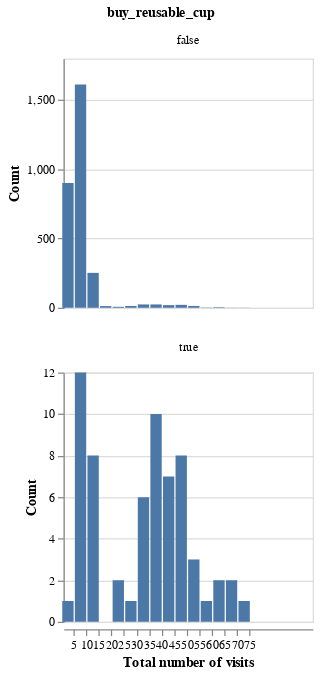

The cell this chart's notebook holds for it:
### Code cell
reusable_cup_viz = alt.Chart(reusable_cup_viz_df).mark_bar().encode(
    alt.X('total_visits').title(
        "Total number of visits"
    ).bin(
        maxbins=15
    ).scale(
        domain=(1, 100)
    ),
    alt.Y('count()').title('Count')
).transform_filter(
    (alt.datum.total_visits >= 1) & (alt.datum.total_visits <= 100)
).properties(
    height=200,
    width=200
).facet(
    'buy_reusable_cup',
    columns=1
)

reusable_cup_viz.resolve_scale(
    y='independent'
)

### Figure 1 — Vega specification as saved in the notebook (floating-point values rounded to 4 significant figures)
{"$schema": "https://vega.github.io/schema/vega/v5.json", "data": [{"name": "source_0", "values": [{"bin_maxbins_15_total_visits": 5.0, "bin_maxbins_15_total_visits_end": 10.0, "buy_reusable_cup": false, "__count": 1612}, {"bin_maxbins_15_total_visits": 10.0, "bin_maxbins_15_total_visits_end": 15.0, "buy_reusable_cup": false, "__count": 252}, {"bin_maxbins_15_total_visits": 0.0, "bin_maxbins_15_total_visits_end": 5.0, "buy_reusable_cup": false, "__count": 901}, {"bin_maxbins_15_total_visits": 30.0, "bin_maxbins_15_total_visits_end": 35.0, "buy_reusable_cup": true, "__count": 6}, {"bin_maxbins_15_total_visits": 30.0, "bin_maxbins_15_total_visits_end": 35.0, "buy_reusable_cup": false, "__count": 24}, {"bin_maxbins_15_total_visits": 40.0, "bin_maxbins_15_total_visits_end": 45.0, "buy_reusable_cup": false, "__count": 19}, {"bin_maxbins_15_total_visits": 60.0, "bin_maxbins_15_total_visits_end": 65.0, "buy_reusable_cup": false, "__count": 4}, {"bin_maxbins_15_total_visits": 45.0, "bin_maxbins_15_total_visits_end": 50.0, "buy_reusable_cup": false, "__count": 21}, {"bin_maxbins_15_total_visits": 60.0, "bin_maxbins_15_total_visits_end": 65.0, "buy_reusable_cup": true, "__count": 2}, {"bin_maxbins_15_total_visits": 5.0, "bin_maxbins_15_total_visits_end": 10.0, "buy_reusable_cup": true, "__count": 12}, {"bin_maxbins_15_total_visits": 55.0, "bin_maxbins_15_total_visits_end": 60.0, "buy_reusable_cup": true, "__count": 1}, {"bin_maxbins_15_total_visits": 45.0, "bin_maxbins_15_total_visits_end": 50.0, "buy_reusable_cup": true, "__count": 8}, {"bin_maxbins_15_total_visits": 35.0, "bin_maxbins_15_total_visits_end": 40.0, "buy_reusable_cup": false, "__count": 24}, {"bin_maxbins_15_total_visits": 55.0, "bin_maxbins_15_total_visits_end": 60.0, "buy_reusable_cup": false, "__count": 2}, {"bin_maxbins_15_total_visits": 25.0, "bin_maxbins_15_total_visits_end": 30.0, "buy_reusable_cup": false, "__count": 13}, {"bin_maxbins_15_total_visits": 50.0, "bin_maxbins_15_total_visits_end": 55.0, "buy_reusable_cup": false, "__count": 13}, {"bin_maxbins_15_total_visits": 40.0, "bin_maxbins_15_total_visits_end": 45.0, "buy_reusable_cup": true, "__count": 7}, {"bin_maxbins_15_total_visits": 70.0, "bin_maxbins_15_total_visits_end": 75.0, "buy_reusable_cup": false, "__count": 1}, {"bin_maxbins_15_total_visits": 20.0, "bin_maxbins_15_total_visits_end": 25.0, "buy_reusable_cup": true, "__count": 2}, {"bin_maxbins_15_total_visits": 15.0, "bin_maxbins_15_total_visits_end": 20.0, "buy_reusable_cup": false, "__count": 12}, {"bin_maxbins_15_total_visits": 35.0, "bin_maxbins_15_total_visits_end": 40.0, "buy_reusable_cup": true, "__count": 10}, {"bin_maxbins_15_total_visits": 10.0, "bin_maxbins_15_total_visits_end": 15.0, "buy_reusable_cup": true, "__count": 8}, {"bin_maxbins_15_total_visits": 20.0, "bin_maxbins_15_total_visits_end": 25.0, "buy_reusable_cup": false, "__count": 7}, {"bin_maxbins_15_total_visits": 50.0, "bin_maxbins_15_total_visits_end": 55.0, "buy_reusable_cup": true, "__count": 3}, {"bin_maxbins_15_total_visits": 70.0, "bin_maxbins_15_total_visits_end": 75.0, "buy_reusable_cup": true, "__count": 1}, {"bin_maxbins_15_total_visits": 0.0, "bin_maxbins_15_total_visits_end": 5.0, "buy_reusable_cup": true, "__count": 1}, {"bin_maxbins_15_total_visits": 65.0, "bin_maxbins_15_total_visits_end": 70.0, "buy_reusable_cup": false, "__count": 1}, {"bin_maxbins_15_total_visits": 25.0, "bin_maxbins_15_total_visits_end": 30.0, "buy_reusable_cup": true, "__count": 1}, {"bin_maxbins_15_total_visits": 65.0, "bin_maxbins_15_total_visits_end": 70.0, "buy_reusable_cup": true, "__count": 2}]}, {"name": "facet_domain", "values": [{"buy_reusable_cup": false, "count": 15}, {"buy_reusable_cup": true, "count": 14}]}, {"name": "facet_domain_column", "transform": [{"type": "sequence", "start": 0.0, "stop": {"signal": "min(length(data(\"facet_domain\")), 1)"}}]}], "signals": [{"name": "child_bin_maxbins_15_total_visits_bins", "value": {"fields": ["total_visits"], "fname": "bin_total_visits", "start": 0.0, "step": 5.0, "stop": 75.0}}, {"name": "child_width", "value": 200}, {"name": "child_height", "value": 200}], "marks": [{"type": "group", "name": "facet-title", "title": {"text": "buy_reusable_cup", "style": "guide-title", "offset": 10}, "role": "column-title"}, {"type": "group", "name": "column_footer", "from": {"data": "facet_domain_column"}, "encode": {"update": {"width": {"signal": "child_width"}}}, "axes": [{"scale": "x", "orient": "bottom", "title": "Total number of visits", "labelOverlap": true, "zindex": 0, "grid": false, "labelFlush": true, "tickCount": {"signal": "ceil(child_width/10)"}}], "role": "column-footer"}, {"type": "group", "name": "cell", "from": {"facet": {"data": "source_0", "name": "facet", "groupby": ["buy_reusable_cup"]}}, "sort": {"field": ["datum[\"buy_reusable_cup\"]"], "order": ["ascending"]}, "encode": {"update": {"height": {"signal": "child_height"}, "width": {"signal": "child_width"}}}, "data": [{"name": "facet_child_y_domain___count_2", "source": "facet", "transform": [{"type": "formula", "expr": "+datum['__count']", "as": "__count"}, {"type": "aggregate", "groupby": [], "fields": ["__count", "__count"], "ops": ["min", "max"], "as": ["min", "max"]}]}], "marks": [{"type": "rect", "name": "child_marks", "from": {"data": "facet"}, "encode": {"update": {"x2": {"field": "bin_maxbins_15_total_visits", "scale": "x", "offset": {"signal": "0.5 + (abs(scale(\"x\", datum[\"bin_maxbins_15_total_visits_end\"]) - scale(\"x\", datum[\"bin_maxbins_15_total_visits\"])) < 0.25 ? -0.5 * (0.25 - (abs(scale(\"x\", datum[\"bin_maxbins_15_total_visits_end\"]) - scale(\"x\", datum[\"bin_maxbins_15_total_visits\"])))) : 0.5)"}}, "fill": {"value": "#4c78a8"}, "x": {"field": "bin_maxbins_15_total_visits_end", "scale": "x", "offset": {"signal": "0.5 + (abs(scale(\"x\", datum[\"bin_maxbins_15_total_visits_end\"]) - scale(\"x\", datum[\"bin_maxbins_15_total_visits\"])) < 0.25 ? 0.5 * (0.25 - (abs(scale(\"x\", datum[\"bin_maxbins_15_total_visits_end\"]) - scale(\"x\", datum[\"bin_maxbins_15_total_visits\"])))) : -0.5)"}}, "y": {"field": "__count", "scale": "child_y"}, "y2": {"value": 0, "scale": "child_y"}}}, "style": ["bar"]}], "scales": [{"name": "child_y", "type": "linear", "domain": [{"signal": "(data(\"facet_child_y_domain___count_2\")[0] || {}).min"}, {"signal": "(data(\"facet_child_y_domain___count_2\")[0] || {}).max"}], "range": [{"signal": "child_height"}, 0], "nice": true, "zero": true}], "axes": [{"scale": "child_y", "zindex": 0, "gridScale": "x", "grid": true, "aria": false, "domain": false, "orient": "left", "tickCount": {"signal": "ceil(child_height/40)"}, "labels": false, "maxExtent": 0, "minExtent": 0, "ticks": false}, {"scale": "child_y", "grid": false, "title": "Count", "tickCount": {"signal": "ceil(child_height/40)"}, "orient": "left", "labelOverlap": true, "zindex": 0}], "title": {"text": {"signal": "isValid(parent[\"buy_reusable_cup\"]) ? parent[\"buy_reusable_cup\"] : \"\"+parent[\"buy_reusable_cup\"]"}, "style": "guide-label", "frame": "group", "offset": 10}, "style": "cell"}], "scales": [{"name": "x", "type": "linear", "domain": [1, 100], "range": [0, {"signal": "child_width"}], "bins": {"signal": "child_bin_maxbins_15_total_visits_bins"}, "zero": false}], "layout": {"padding": 20, "bounds": "full", "align": "none", "columns": 1}, "background": "white", "padding": 5}
